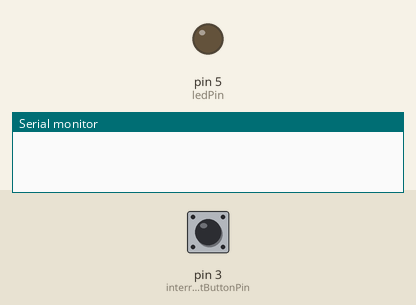
A sketch run on a simulated Arduino Uno, built for the host (arithmetic inside an expression is 32-bit, double 64-bit). Parts: output pins drawn as LEDs (lit = HIGH), the last lines printed to the serial monitor. Inputs (shaded band) come from the test bench; at power-on: pin 3 (interruptButtonPin) HIGH.

Above: at 1.2 s.
1.3 s: pin 3 (interruptButtonPin) pulled LOW for 0.15 s
At 2.5 s:
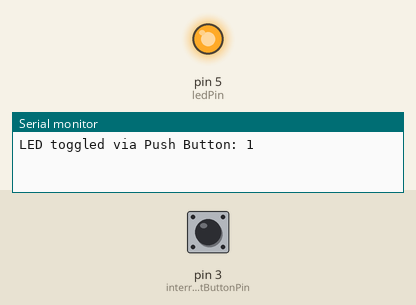
2.9 s: pin 3 (interruptButtonPin) pulled LOW for 3.2 s
At 3.9 s:
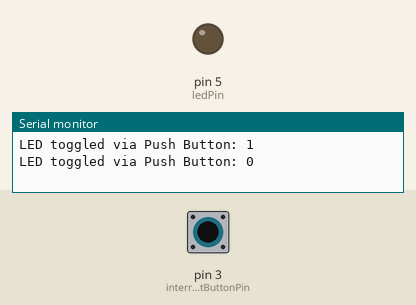
Timing chart, 0 to 7.6 s (numbered marks = the images above; inputs shaded):
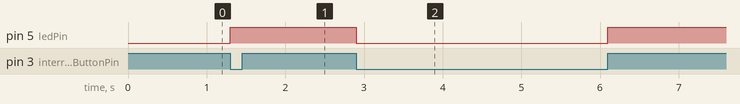

Measured:
- after the input at 1.3 s, pin 5 (ledPin): LOW → HIGH at once
- after the input at 2.9 s, pin 5 (ledPin): HIGH → LOW at once, → HIGH 3.2 s later

The sketch:

Interrupts.ino
```cpp
#define USING_TIMER_TC3 true // Must be placed before the header
#include "SAMDTimerInterrupt.h" // Can only use one timer
// #include <SAMD_ISR_Timer.h> // Can manage multiple timers

// byte (arduino specific) = uint8_t (c/c++ specific)
const byte sonarEchoPin = 7; // Not tolerant. Requires a voltage divider for exactly 3.3V
const byte sonarTriggerPin = 6; // 5V tolerant, accepts up to 5V
const byte ledPin = 5;
const byte interruptButtonPin = 3; // Button pin. Only pins 2, 3, 9, 10, 11, 13 support interrupts

const int DISTANCE_THRESHOLD = 10;

// volatile prevents compiler optimisations so we can update variables
// with ISRs to properly reflect their values in the main loop
volatile byte ledState = LOW;

// Timer Counters (TC): used for general purpose time-based events.
// Timer Counter for Control (TCC): used for high precision tasks like PWM
SAMDTimer ITimer(TIMER_TC3); // TC is suitable for our regular period measurements

void setup() {
  pinMode(ledPin, OUTPUT);
  pinMode(interruptButtonPin, INPUT_PULLUP); // INPUT_PULLUP is HIGH by default
  pinMode(sonarTriggerPin, OUTPUT); // OUTPUT is LOW by default
  pinMode(sonarEchoPin, INPUT);
  attachInterrupt(digitalPinToInterrupt(interruptButtonPin), buttonToggleLED, CHANGE); // Pressing the button: HIGH --> LOW. Maybe try FALLING?
  ITimer.attachInterruptInterval_MS(100, sonarToggleLED); // Documentation recommends intervals over 60ms for echo readings
  Serial.begin(115200);
}

void loop() {
  digitalWrite(ledPin, ledState);
}

void buttonToggleLED() {
  static unsigned long last_interrupt_time = 0; // local static variables remember state even when the method call ends

  // Handles button debouncing for the push button
  // current time minus the time when the button was last pressed
  // If the bounce comes before 200ms, assume it's a bounce and ignore
  if (millis() - last_interrupt_time > 200) {
    ledState = !ledState;
    Serial.print(F("LED toggled via Push Button: "));
    Serial.println(ledState);
  }
  // Update the last interrupt time to the current time at which this method was called
  last_interrupt_time = millis();
}

void sonarToggleLED() {
  digitalWrite(sonarTriggerPin, HIGH); // Start pulse
  delayMicroseconds(10); // A 10us high pulse is needed to trigger the sensor
  digitalWrite(sonarTriggerPin, LOW); // End pulse
  float duration_us = pulseIn(sonarEchoPin, HIGH); // Read pulse through echo. Time in microseconds
  float distance_cm = 0.017 * duration_us; // Convert to distance in cm

  if(distance_cm <= DISTANCE_THRESHOLD) {
    ledState = !ledState;
    Serial.print(F("LED toggled via Ultrasonic Sensor: "));
    Serial.println(ledState);
  }
}
```
